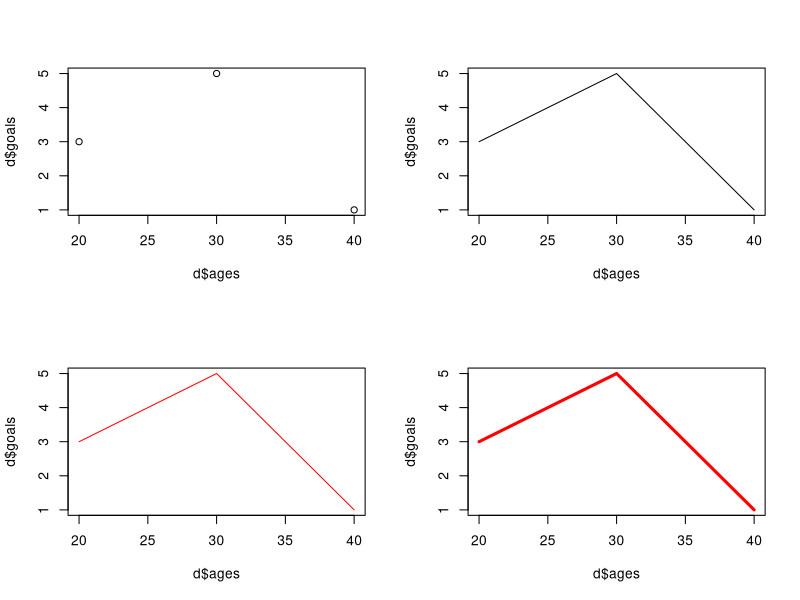
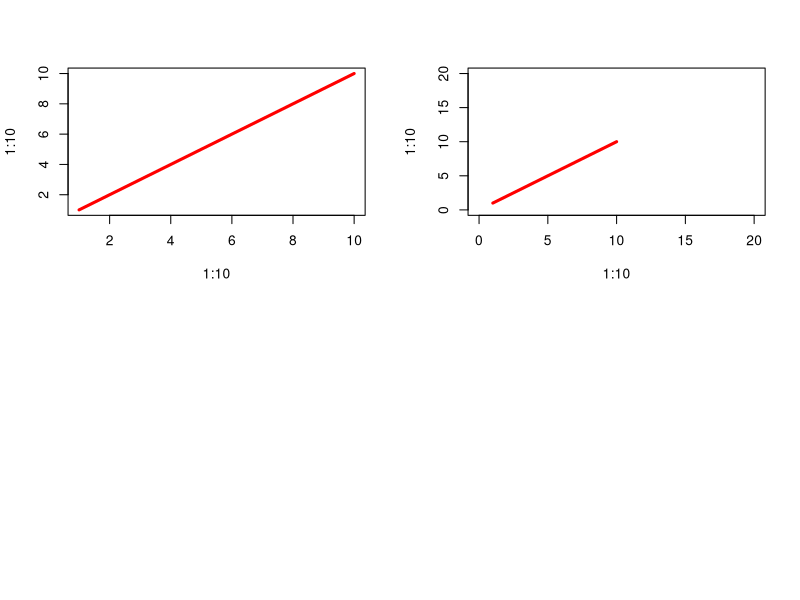

The R source for these figures, in order:
# https://www.jetbrains.com/help/pycharm/setup-r-environment.html#workspace

x <- 5

names <- c("Ham", "Za", "Fer")
ages <- c(20, 30, 40)
goals <- c(3, 5, 1)

d <- data.frame(names, ages, goals)

f <- data.frame(row.names = names, ages, goals)

max(d$ages)
max(f$goals)
d[which(d$goals == max(d$goals)),]

par(mfrow = c(2, 2))
plot(d$ages, d$goals)
plot(d$ages, d$goals, type = "l")
plot(d$ages, d$goals, type = "l", col = "red")
plot(d$ages, d$goals, type = "l", col = "red", lwd = 3)

plot(1:10, 1:10, type = "l", col = "red", lwd = 3)
plot(1:10, 1:10, type = "l", col = "red", lwd = 3, xlim = c(0, 20), ylim = c(0, 20))

png("myplot.png")
dev.off()

print("Hello World")

# for (i in 1:4) {
#   print(i)
#   plot(1:i^i, 1:i^i, type="l", col="red", lwd=3)
# }
